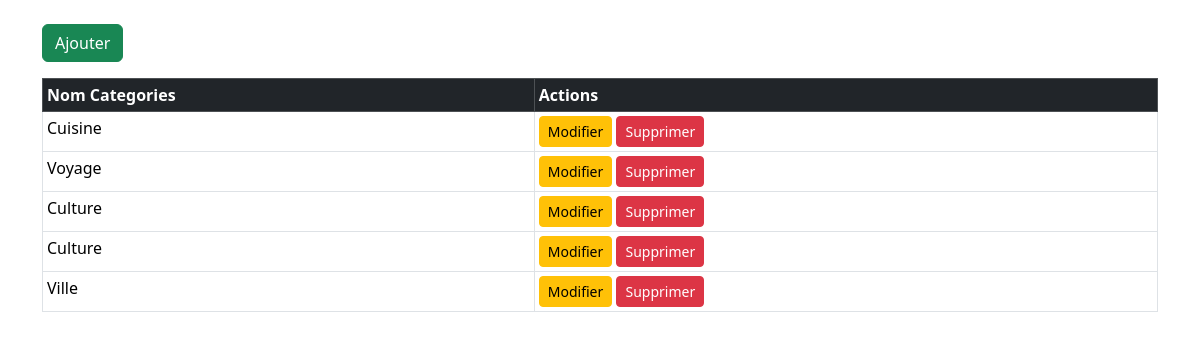
The page /blog/categories/ (signed in) on the database its author committed.
### Articles/models.py (models this page shows, shortened)
class Category(models.Model):
    name = models.CharField(max_length=100)
    permissions = [
            ("can_add_categorie", "Can add categorie"),
            ("can_edit_categorie", "Can edit categorie"),
            ("can_delete_categorie", "Can delete categorie"),
        ]

### Articles/views.py (the view)
# urls.py: path('categories/', CategoryListView.as_view(), name='category_list'),
class CategoryListView(LoginRequiredMixin, generic.ListView):
    model = Category
    context_object_name = 'categories'
    template_name = 'categorie/category_list.html'

### Articles/templates/categorie/category_list.html (shortened to what this page needs)
{% load static %}
<!DOCTYPE html>
<html lang="en">
<head>
    <link rel="stylesheet" href="{% static 'Article/bootstrap.css' %}">
</head>
<body>
    <div class="container mt-4">
        <a href="{% url 'category_create' %}" class="btn btn-success mb-3">Ajouter</a>
        <div class="table-responsive">
            <table class="table table-bordered table-sm">
                <thead class="table-dark">
                    <tr>
                        <th>Nom Categories</th>
                        <th>Actions</th>
                    </tr>
                </thead>
                <tbody>
                    {% for item in object_list %}
                    <tr>
                        <td>
                            {{ item.name }}
                        </td>
                        <td>
                            <a href="{% url 'category_update' item.pk %}" class="btn btn-warning btn-sm">Modifier</a>
                            <a href="{% url 'category_delete' item.pk %}" class="btn btn-danger btn-sm">Supprimer</a>
                        </td>
                    </tr>
                    {% empty %}
                    <tr>
                        <td colspan="2" class="text-center">Aucun Categories trouvé.</td>
                    </tr>
                    {% endfor %}
                </tbody>
            </table>
        </div>
    </div>
</body>
</html>

### rows shown on the page
Category: name "Cuisine"
Category: name "Voyage"
Category: name "Culture"
Category: name "Culture"
Category: name "Ville"
